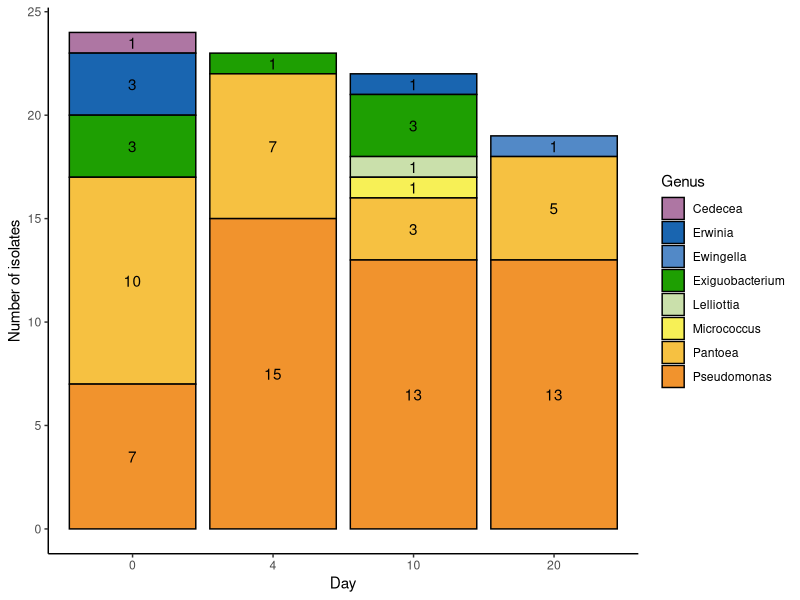
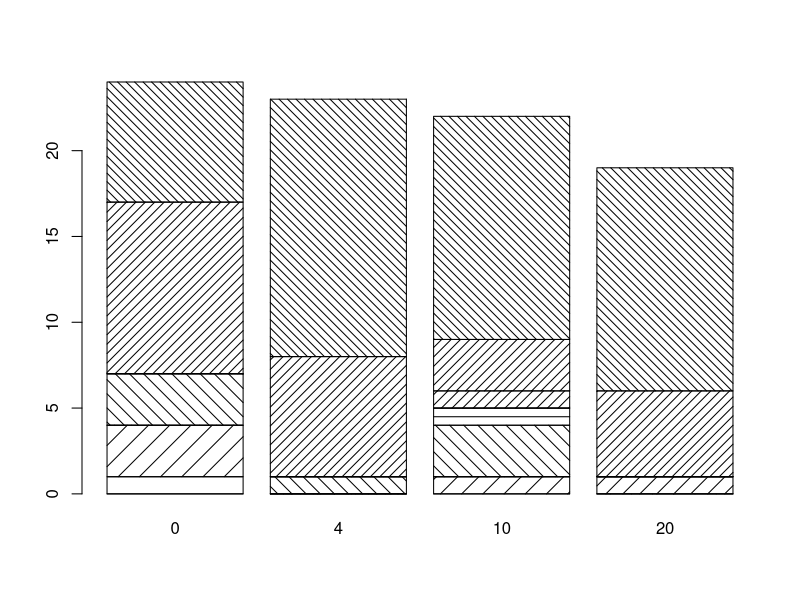
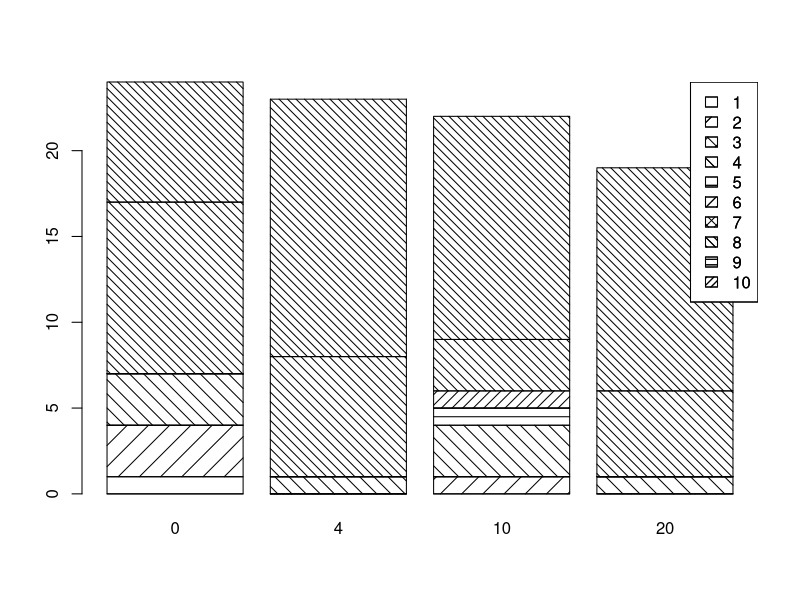

Generate these figures, in order, with R: (Note: this script raises an error after producing the figures.)
##--------------------------------Title-----------------------------------------

#Plotting isolate sequencing results

##--------------------------------Description-----------------------------------

#Preparing a barplot of genus-level identity by day of isolation. A color and
#grayscale version of the plot will be prepared

##--------------------------------Packages--------------------------------------

library(tidyverse); library(ggplot2); library(stringi);

##--------------------------------Data------------------------------------------

data <- read.csv("data/wrangled/2023_07_09_0919a_isolates_fsl_previd.csv", header = TRUE)

##--------------------------------Wrangling-------------------------------------

data <- data %>%
  separate(Previous.ID, c("sampling", "sample_name", "day", "media", "isolate_number"), sep = "-") %>%
  separate(subject.titles, c("genus", "species", NA, NA, NA, NA), sep = " ", extra = "drop")

data$day <- stri_replace_all_regex(data$day, 
                                   pattern = c("D0", "D4", "D10", "D20"),
                                   replacement = c(0, 4, 10, 20),
                                   vectorize_all = FALSE)

data$day <- factor(data$day, levels = c("0", "4", "10", "20"))

freq <- data.frame(table(data$genus, data$day))

colnames(freq) <- c("genus", "day", "freq")

freq_plot_data <- freq %>%
  filter(freq != 0)

freq_table <- table(data$genus, data$day)
##--------------------------------Plotting--------------------------------------

#Color plot
ggplot(data = freq_plot_data, mapping = aes(x = day, y = freq, fill = genus, label = freq)) + 
  geom_col(position = "stack", color = "black") +
  theme_classic() + ylab("Number of isolates") + xlab("Day") +
  labs(fill = "Genus") + scale_fill_manual(values = c("#AE76A3","#1965B0", "#5289C7", "#1E9F02", 
                                                      "#CAE0AB", "#F7F056", "#F6C141","#F1932D", "#E8601C", 
                                                      "#AFADAD")) +
  geom_text(position = position_stack(vjust = 0.5))

#Greyscale plot
angle1 <- rep(c(0, 45,45,135), length.out=10)
angle2 <- rep(c(0, 45,135,135), length.out=10)
density1 <- seq(5,20,length.out=10)
density2 <- seq(5,20,length.out=10)
col <- 1 

barplot(freq_table, col = col, angle = angle1, density = density1)
barplot(freq_table, col = col, angle = angle2, density = density2)
legend("topright", legend=1:10, ncol =1, fill=TRUE, col=col, angle=angle1, density=density1)
par(bg="transparent")
legend("topright", legend=1:10, ncol =1, fill=TRUE, col=col, angle=angle2, density=density2)
par(op)


##--------------------------------Export----------------------------------------

date <- Sys.Date()
date <- gsub("-", "_", date)

png(paste0("outputs/", date, "_microbial_population_over_shelf_life.png"), width = 150, height = 150, units = "mm", res = 1200)
ggplot(data = freq_plot_data, mapping = aes(x = day, y = freq, fill = genus, label = freq)) + 
  geom_col(position = "stack", color = "black") +
  theme_classic() + ylab("Number of isolates") + xlab("Day") +
  labs(fill = "Genus") + scale_fill_manual(values = c("#AE76A3","#1965B0", "#5289C7", "#1E9F02", 
                                                      "#CAE0AB", "#F7F056", "#F6C141","#F1932D", "#E8601C", 
                                                      "#AFADAD")) +
  geom_text(position = position_stack(vjust = 0.5))
dev.off()
